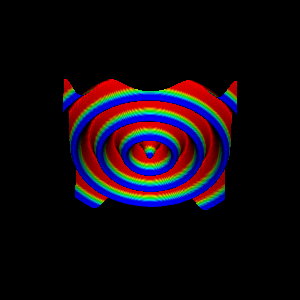

Recreate this plot in Python.
#!/usr/bin/env python
# Demonstrate vtkmPointElevation on a warped plane source.

import math

import vtkmodules.vtkInteractionStyle  # noqa: F401
import vtkmodules.vtkRenderingOpenGL2  # noqa: F401

from vtkmodules.vtkAcceleratorsVTKmFilters import vtkmPointElevation
from vtkmodules.vtkCommonCore import vtkPoints
from vtkmodules.vtkCommonDataModel import vtkPolyData
from vtkmodules.vtkFiltersCore import vtkTriangleFilter
from vtkmodules.vtkFiltersSources import vtkPlaneSource
from vtkmodules.vtkRenderingCore import (
    vtkActor,
    vtkCamera,
    vtkPolyDataMapper,
    vtkRenderWindow,
    vtkRenderWindowInteractor,
    vtkRenderer,
)

# Plane source.
plane = vtkPlaneSource()
res = 200
plane.SetXResolution(res)
plane.SetYResolution(res)
plane.SetOrigin(-10, -10, 0)
plane.SetPoint1(10, -10, 0)
plane.SetPoint2(-10, 10, 0)

# Triangulate.
tf = vtkTriangleFilter()
tf.SetInputConnection(plane.GetOutputPort())
tf.Update()

# Warp points into a cosine surface.
pd = vtkPolyData()
pd.CopyStructure(tf.GetOutput())
num_pts = pd.GetNumberOfPoints()
old_pts = tf.GetOutput().GetPoints()
new_pts = vtkPoints()
new_pts.SetNumberOfPoints(num_pts)
for i in range(num_pts):
    pt = old_pts.GetPoint(i)
    r = math.sqrt(pt[0] ** 2 + pt[1] ** 2)
    z = 1.5 * math.cos(2 * r)
    new_pts.SetPoint(i, pt[0], pt[1], z)
pd.SetPoints(new_pts)

# Point elevation via VTK-m.
pe = vtkmPointElevation()
pe.SetInputData(pd)
pe.SetLowPoint(0, 0, -1.5)
pe.SetHighPoint(0, 0, 1.5)
pe.SetScalarRange(-1.5, 1.5)

# Mapper and actor.
mapper = vtkPolyDataMapper()
mapper.SetInputConnection(pe.GetOutputPort())
mapper.ScalarVisibilityOn()
mapper.SelectColorArray("elevation")

actor = vtkActor()
actor.SetMapper(mapper)

# Renderer
renderer = vtkRenderer()
renderer.AddActor(actor)
renderer.SetBackground(0, 0, 0)

# Window
render_window = vtkRenderWindow()
render_window.AddRenderer(renderer)
render_window.SetWindowName("vtkm point elevation")

# Scene
camera = vtkCamera()
camera.SetPosition(1, 50, 50)
renderer.SetActiveCamera(camera)

# Interactor
interactor = vtkRenderWindowInteractor()
interactor.SetRenderWindow(render_window)

interactor.Initialize()
interactor.Start()
